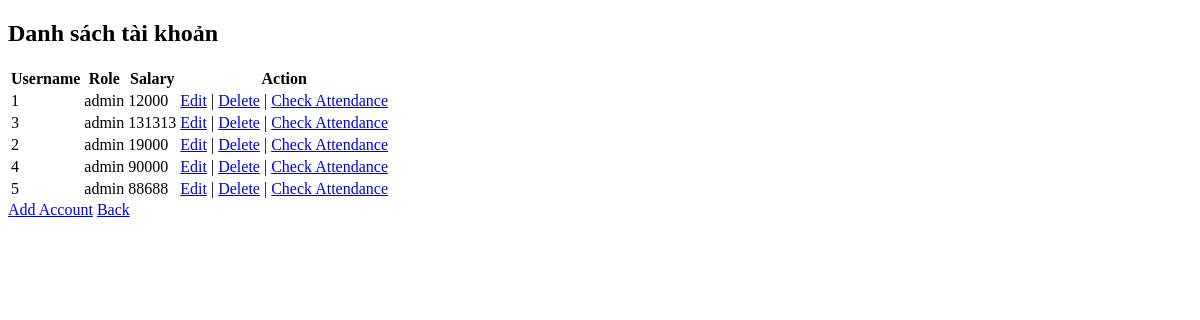
The app's page /view_accounts/, older data.
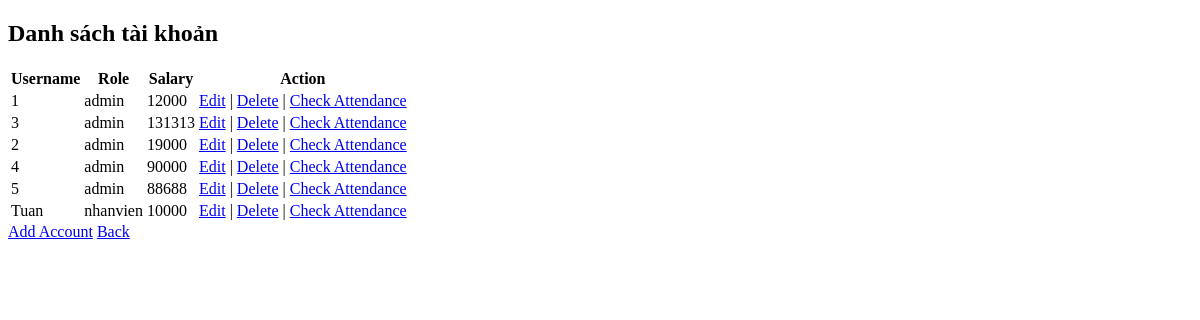
The same page, newer data.
### WebChamCong/models.py (models this page shows)
class Account(models.Model):
    username = models.CharField(max_length=50,unique=True)
    password = models.CharField(max_length=50)
    role = models.CharField(max_length=20)
    salary = models.IntegerField(null=True)

### WebChamCong/views.py (the view)
# urls.py: path('view_accounts/', views.view_accounts, name='view_accounts'),
def view_accounts(request):
    accounts = Account.objects.all()
    return render(request, 'view_accounts.html', {'accounts': accounts})

### WebChamCong/templates/view_accounts.html (shortened to what this page needs)
<!DOCTYPE html>
<html>
<head>
</head>
<body>
    <h2>Danh sách tài khoản</h2>
    <table>
        <tr>
            <th>Username</th>
            <th>Role</th>
            <th>Salary</th>
            <th>Action</th>
        </tr>
        {% for account in accounts %}
        <tr>
            <td>{{ account.username }}</td>
            <td>{{ account.role }}</td>
            <td>{{ account.salary }}</td>
            <td>
                <a href="{% url 'WebChamCong:edit_accounts' account.id %}">Edit</a> |
                <a href="{% url 'WebChamCong:delete_accounts' account.id %}" onclick="return confirm('Are you sure you want to delete this account?')">Delete</a> |
                <a href="{% url 'WebChamCong:check_attendance' account.id %}">Check Attendance</a>
            </td>
        </tr>
        {% endfor %}
    </table>
    <a href="{% url 'WebChamCong:add_account' %}">Add Account</a>
    <a href="{% url 'WebChamCong:main' %}">Back</a>
</body>
</html>

Row changes from the older to the newer data that the page shows:
added Account: username "Tuan", role "nhanvien", salary "10000"
